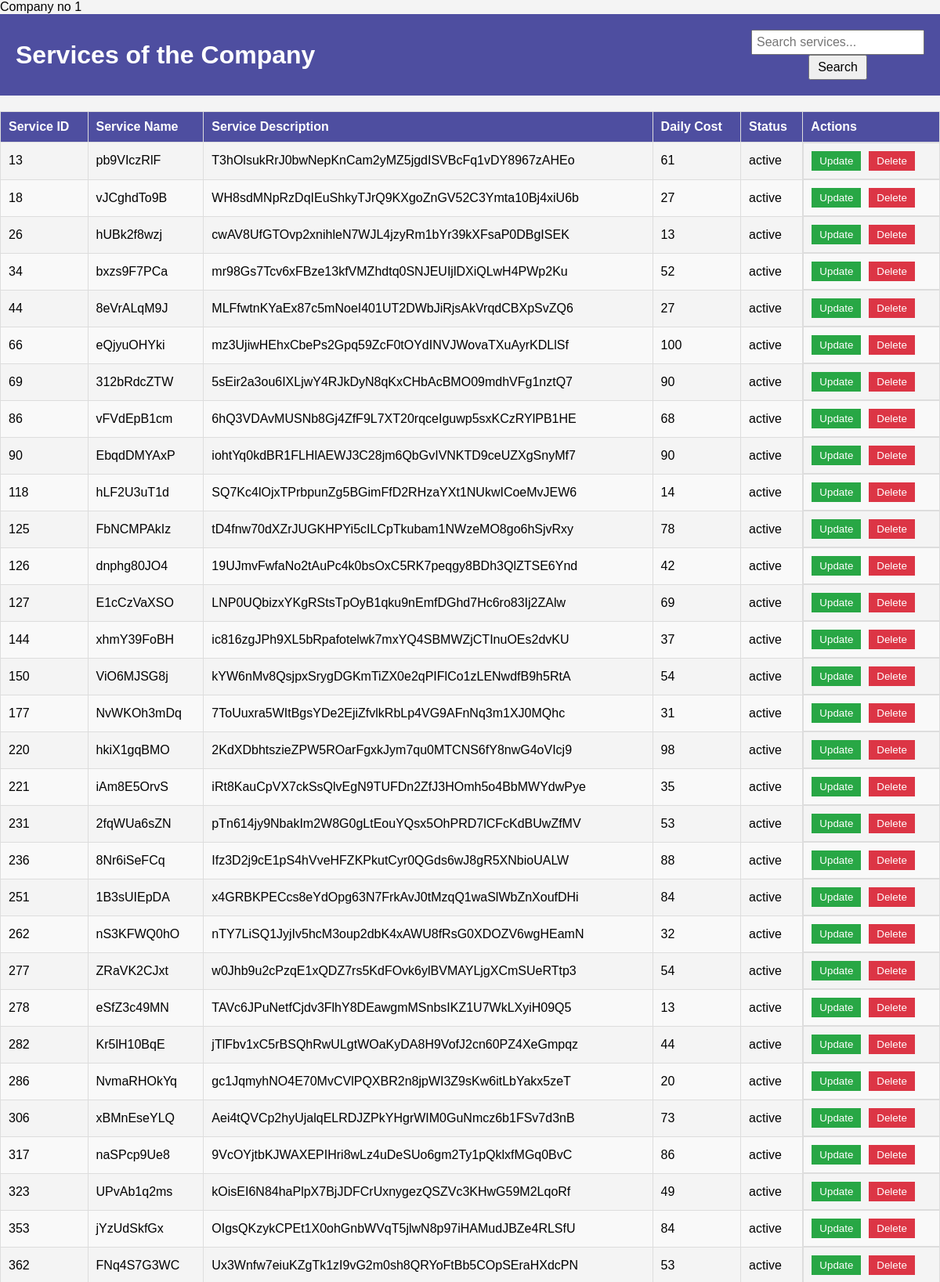
The app's page /includes/view_services.php (signed in, upper part) with its own data.
### tables this page shows
CREATE TABLE `service` (
  `service_id` int(11) NOT NULL,
  `service_name` varchar(30) NOT NULL,
  `service_description` varchar(100) DEFAULT NULL,
  `daily_cost` int(11) NOT NULL,
  `status` varchar(20) NOT NULL,
  `company_id` int(11) NOT NULL
);

### includes/class-autoloader.inc.php (called while the page is built, shortened)
<?php
    function myAutoloader($className) {
        $url = $_SERVER['HTTP_HOST'] . $_SERVER['REQUEST_URI'];
        if(strpos($url, 'includes') !== false){
            $path = '../classes/';
        }
        else {
            $path = './classes/';
        }
        $extension = '.class.php';
        $fullPath = $path . $className . $extension;
    }

### classes/Service.class.php (called while the page is built, shortened)
<?php
 $path = './class-autoloader.inc.php';
 if (file_exists($path)) {
     require_once './class-autoloader.inc.php';
 }
 else {
     require_once './includes/class-autoloader.inc.php';
 }
class Service extends Dbh {
    public function getServicesByCompanyId($companyId, $search = '') {
        $sql = "SELECT * FROM service WHERE company_id = ? AND (service_name LIKE ? OR service_description LIKE ? OR daily_cost LIKE ? OR status LIKE ?)";
        $searchelmt = "%{$search}%";
        $stmt = $this->conn->prepare($sql);
        $stmt->execute([$companyId, $searchelmt, $searchelmt, $searchelmt, $searchelmt]);
        return $stmt->fetchAll();
    }
}
?>

### classes/Dbh.class.php (called while the page is built, shortened)
<?php
    class Dbh {
        private $host = 'localhost';
        private $dbname = 'TSMS';
        private $username = 'root';
        private $password = '';
        private $port = 3308;
        public function connect() {
            try {
                $dsn = 'mysql:host=' . $this->host . ';dbname=' . $this->dbname . ';port=' . $this->port;
                $this->conn = new PDO($dsn, $this->username, $this->password);
            } catch (PDOException $e) {
                echo 'Connection failed: ' . $e->getMessage();
            }
        }
    }

### includes/view_services.php (the view, shortened to what this page needs)
<?php
require_once './class-autoloader.inc.php';
$companyId = $_SESSION['comp_id'];
echo 'Company no '.$companyId;
$service = new Service();
$search = isset($_GET['search']) ? $_GET['search'] : '';
$services = $service->getServicesByCompanyId($companyId, $search);
?>
<!DOCTYPE html>
<html lang="en">
<head>
    <link rel="stylesheet" href="../css/view.css">
    <link rel="stylesheet" href="../css/css.css">
    <link rel="stylesheet" href="../css/home.css">
    <link rel="stylesheet" href="./css/view.css">
</head>
<body>
    <div class="container_view">
        <header>
            <h1 class="white">Services of the Company</h1>
            <div class="search-bar">
                <form action="<?php echo $_SERVER['PHP_SELF']; ?>" method="get">
                    <input type="text" name="search" placeholder="Search services..." value="<?php echo htmlspecialchars($search); ?>">
                    <button type="submit">Search</button>
                </form>
            </div>
        </header>
        <main>
            <table>
                <thead>
                    <tr>
                        <th>Service ID</th>
                        <th>Service Name</th>
                        <th>Service Description</th>
                        <th>Daily Cost</th>
                        <th>Status</th>
                        <th>Actions</th>
                    </tr>
                </thead>
                <tbody>
                    <?php foreach ($services as $service) : ?>
                        <tr>
                            <td><?php echo htmlspecialchars($service['service_id']); ?></td>
                            <td><?php echo htmlspecialchars($service['service_name']); ?></td>
                            <td><?php echo htmlspecialchars($service['service_description']); ?></td>
                            <td><?php echo htmlspecialchars($service['daily_cost']); ?></td>
                            <td><?php echo htmlspecialchars($service['status']); ?></td>
                            <td class="actions">
                                    <button class="btn-update" onclick="window.location.href='./update_service.php?id=<?php echo $service['service_id']; ?>'">Update</button>
                                    <button class="btn-delete" onclick="window.location.href='./delete_service.php?id=<?php echo $service['service_id']; ?>'">Delete</button>
                            </td>
                        </tr>
                    <?php endforeach; ?>
                </tbody>
            </table>
        </main>
    </div>
</body>
</html>

### css/view.css (style rules this page uses)
body { font-family: Arial, sans-serif; background-color: #f4f4f4; margin: 0; padding: 0; }
header { display: flex; justify-content: space-between; align-items: center; margin-bottom: 20px; }
header h1 { margin: 0; color: white; }
.search-bar form { display: flex; align-items: center; }
.search-bar input[type="text"] { padding: 5px; font-size: 16px; }
.search-bar button { padding: 5px 10px; font-size: 16px; cursor: pointer; }
table { width: 100%; border-collapse: collapse; }
table thead { background-color: rgb(78, 78, 160); color: #fff; }
table th, table td { padding: 10px; border: 1px solid #ddd; text-align: left; }
table tbody tr:nth-child(even) { background-color: #f9f9f9; }
.actions { display: flex; gap: 10px; }
.actions .btn-update, .actions .btn-delete { padding: 5px 10px; cursor: pointer; border: none; color: #fff; }
.actions .btn-update { background-color: #28a745; }
.actions .btn-delete { background-color: #dc3545; }
.white { color: white; }

### css/css.css (style rules this page uses)
* { margin: 0; padding: 0; box-sizing: border-box; }
body { font-family: 'Roboto', sans-serif; min-height: 100vh; background-repeat: repeat; background-size: cover; }
form { display: flex; flex-direction: column; }
header { background: rgb(78, 78, 160); color: #fff; padding: 20px; text-align: center; }
header h1 { color: #fff; }
h1 { margin-bottom: 1em; font-size: 2rem; color: #333; }

### records on screen
service: service_id "13", service_name "pb9VIczRlF", service_description "T3hOlsukRrJ0bwNepKnCam2yMZ5jgdISVBcFq1vDY8967zAHEo", daily_cost "61", status "active"
service: service_id "18", service_name "vJCghdTo9B", service_description "WH8sdMNpRzDqIEuShkyTJrQ9KXgoZnGV52C3Ymta10Bj4xiU6b", daily_cost "27", status "active"
service: service_id "26", service_name "hUBk2f8wzj", service_description "cwAV8UfGTOvp2xnihleN7WJL4jzyRm1bYr39kXFsaP0DBgISEK", daily_cost "13", status "active"
service: service_id "34", service_name "bxzs9F7PCa", service_description "mr98Gs7Tcv6xFBze13kfVMZhdtq0SNJEUIjlDXiQLwH4PWp2Ku", daily_cost "52", status "active"
service: service_id "44", service_name "8eVrALqM9J", service_description "MLFfwtnKYaEx87c5mNoeI401UT2DWbJiRjsAkVrqdCBXpSvZQ6", daily_cost "27", status "active"
service: service_id "66", service_name "eQjyuOHYki", service_description "mz3UjiwHEhxCbePs2Gpq59ZcF0tOYdINVJWovaTXuAyrKDLlSf", daily_cost "100", status "active"
service: service_id "69", service_name "312bRdcZTW", service_description "5sEir2a3ou6IXLjwY4RJkDyN8qKxCHbAcBMO09mdhVFg1nztQ7", daily_cost "90", status "active"
service: service_id "86", service_name "vFVdEpB1cm", service_description "6hQ3VDAvMUSNb8Gj4ZfF9L7XT20rqceIguwp5sxKCzRYlPB1HE", daily_cost "68", status "active"
service: service_id "90", service_name "EbqdDMYAxP", service_description "iohtYq0kdBR1FLHlAEWJ3C28jm6QbGvIVNKTD9ceUZXgSnyMf7", daily_cost "90", status "active"
service: service_id "118", service_name "hLF2U3uT1d", service_description "SQ7Kc4lOjxTPrbpunZg5BGimFfD2RHzaYXt1NUkwICoeMvJEW6", daily_cost "14", status "active"
service: service_id "125", service_name "FbNCMPAkIz", service_description "tD4fnw70dXZrJUGKHPYi5cILCpTkubam1NWzeMO8go6hSjvRxy", daily_cost "78", status "active"
service: service_id "126", service_name "dnphg80JO4", service_description "19UJmvFwfaNo2tAuPc4k0bsOxC5RK7peqgy8BDh3QlZTSE6Ynd", daily_cost "42", status "active"
service: service_id "127", service_name "E1cCzVaXSO", service_description "LNP0UQbizxYKgRStsTpOyB1qku9nEmfDGhd7Hc6ro83Ij2ZAlw", daily_cost "69", status "active"
service: service_id "144", service_name "xhmY39FoBH", service_description "ic816zgJPh9XL5bRpafotelwk7mxYQ4SBMWZjCTInuOEs2dvKU", daily_cost "37", status "active"
service: service_id "150", service_name "ViO6MJSG8j", service_description "kYW6nMv8QsjpxSrygDGKmTiZX0e2qPIFlCo1zLENwdfB9h5RtA", daily_cost "54", status "active"
service: service_id "177", service_name "NvWKOh3mDq", service_description "7ToUuxra5WItBgsYDe2EjiZfvlkRbLp4VG9AFnNq3m1XJ0MQhc", daily_cost "31", status "active"
service: service_id "220", service_name "hkiX1gqBMO", service_description "2KdXDbhtszieZPW5ROarFgxkJym7qu0MTCNS6fY8nwG4oVIcj9", daily_cost "98", status "active"
service: service_id "221", service_name "iAm8E5OrvS", service_description "iRt8KauCpVX7ckSsQlvEgN9TUFDn2ZfJ3HOmh5o4BbMWYdwPye", daily_cost "35", status "active"
service: service_id "231", service_name "2fqWUa6sZN", service_description "pTn614jy9NbakIm2W8G0gLtEouYQsx5OhPRD7lCFcKdBUwZfMV", daily_cost "53", status "active"
service: service_id "236", service_name "8Nr6iSeFCq", service_description "Ifz3D2j9cE1pS4hVveHFZKPkutCyr0QGds6wJ8gR5XNbioUALW", daily_cost "88", status "active"
service: service_id "251", service_name "1B3sUIEpDA", service_description "x4GRBKPECcs8eYdOpg63N7FrkAvJ0tMzqQ1waSlWbZnXoufDHi", daily_cost "84", status "active"
service: service_id "262", service_name "nS3KFWQ0hO", service_description "nTY7LiSQ1JyjIv5hcM3oup2dbK4xAWU8fRsG0XDOZV6wgHEamN", daily_cost "32", status "active"
service: service_id "277", service_name "ZRaVK2CJxt", service_description "w0Jhb9u2cPzqE1xQDZ7rs5KdFOvk6ylBVMAYLjgXCmSUeRTtp3", daily_cost "54", status "active"
service: service_id "278", service_name "eSfZ3c49MN", service_description "TAVc6JPuNetfCjdv3FlhY8DEawgmMSnbsIKZ1U7WkLXyiH09Q5", daily_cost "13", status "active"
service: service_id "282", service_name "Kr5lH10BqE", service_description "jTlFbv1xC5rBSQhRwULgtWOaKyDA8H9VofJ2cn60PZ4XeGmpqz", daily_cost "44", status "active"
service: service_id "286", service_name "NvmaRHOkYq", service_description "gc1JqmyhNO4E70MvCVlPQXBR2n8jpWI3Z9sKw6itLbYakx5zeT", daily_cost "20", status "active"
service: service_id "306", service_name "xBMnEseYLQ", service_description "Aei4tQVCp2hyUjalqELRDJZPkYHgrWIM0GuNmcz6b1FSv7d3nB", daily_cost "73", status "active"
service: service_id "317", service_name "naSPcp9Ue8", service_description "9VcOYjtbKJWAXEPIHri8wLz4uDeSUo6gm2Ty1pQklxfMGq0BvC", daily_cost "86", status "active"
service: service_id "323", service_name "UPvAb1q2ms", service_description "kOisEI6N84haPlpX7BjJDFCrUxnygezQSZVc3KHwG59M2LqoRf", daily_cost "49", status "active"
service: service_id "353", service_name "jYzUdSkfGx", service_description "OIgsQKzykCPEt1X0ohGnbWVqT5jlwN8p97iHAMudJBZe4RLSfU", daily_cost "84", status "active"
service: service_id "362", service_name "FNq4S7G3WC", service_description "Ux3Wnfw7eiuKZgTk1zI9vG2m0sh8QRYoFtBb5COpSEraHXdcPN", daily_cost "53", status "active"

### other values on screen
$companyId "1"
